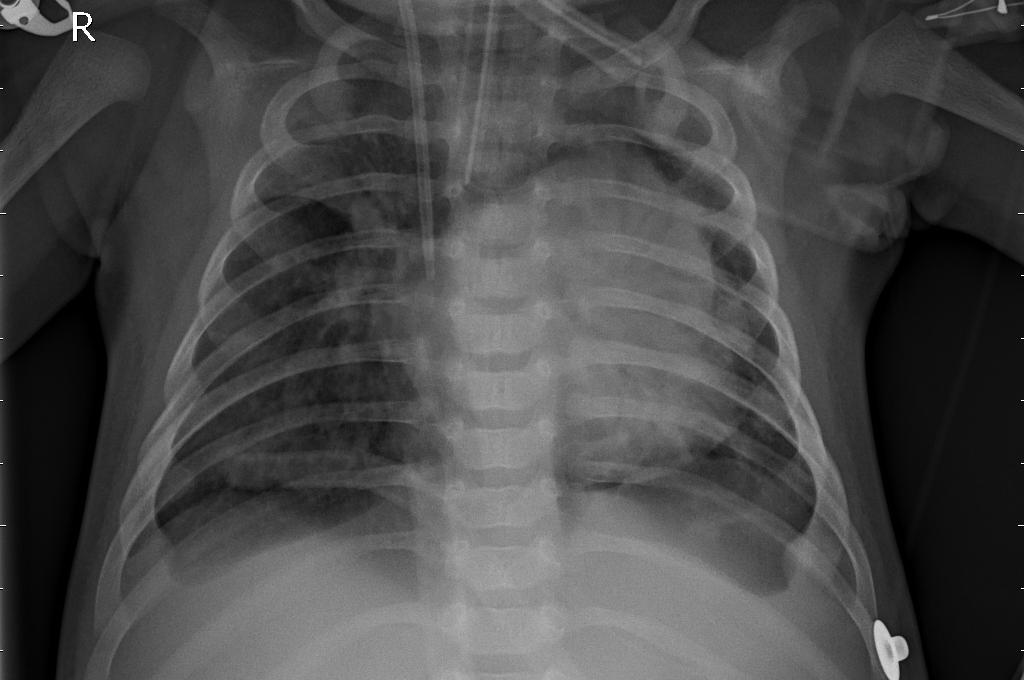
#> input picture x-ray/test/pneumonia/person100_bacteria_477.jpeg, 1024 x 680 px, found by its file name
$ jupyter execute Image_Loading_as_Dataset.ipynb
#> lines starting #> are read from the running program, lines starting #| are printed output that depends on the picture
<Center> <h1>Image Loading As Dataset<h1> </center>

[cell 1]
img_path = 'F:/AI_Incubation/Class-2(15 April 2020)/x-ray/test/pneumonia/person100_bacteria_477.jpeg'#give ur image path

# Convert images to numpy array

[cell 2]
#Load image using pillow
from PIL import Image
img = Image.open(img_path)
#> img is the input picture: PIL image 1024x680 L; min 0, max 255, mean 73
img

[cell 3]
#Summerize image details
print(img.format)
#| JPEG
print(img.mode)
#| L
print(img.size)
#| (1024, 680)
print(type(img))
#| <class 'PIL.JpegImagePlugin.JpegImageFile'>

[cell 4]
#import library
import numpy as np

[cell 5]
#convert image to numpy array which is loaded before
data = np.asarray(img)
data

[cell 6]
#check the type of data
print(type(data))
#| <class 'numpy.ndarray'>
#Check the shape of this array
print(data.shape)
#| (680, 1024)
img2 = Image.fromarray(data)
img2

#  Image Loading as dataset using matplotlib

[cell 7]
#Load libraries of matplotlib
from matplotlib import pyplot     #from matplotlib import image,pyplot

[cell 8]
#load image
data = pyplot.imread(img_path)
data

[cell 9]
#check the type of data
print(type(data))
#| <class 'numpy.ndarray'>
# check the data details
print(data.dtype)
#| uint8
print(data.shape)
#| (680, 1024)

[cell 10]
#summerize shape
print(data.shape)
#| (680, 1024)

[cell 11]
#showing the image
pyplot.imshow(data)
pyplot.show()

# Using Open CV image loading as dataset

[cell 12]
# importing cv2
import cv2

# path
#img_path = 'C:/Users/Mamun/Desktop/Image AI/x-ray/test/pneumonia/person100_bacteria_477.jpeg'

# Using cv2.imread() method
img = cv2.imread(img_path)
#> img: shape (680, 1024, 3); min 0, max 255, mean 73
img

[cell 13]
# Displaying the image
window_name = 'image'
cv2.imshow('window_name',img)
# T0 load and hold the image
cv2.waitKey(0)
# To close the window after the required kill value was provided
cv2.destroyAllWindows()
# Now press '0' to close the image window

# Incase lots of image in different folder convert into dataset

[cell 14]
import os
import cv2

[cell 15]
DATADIR = "F:/AI_Incubation/Class-2(15 April 2020)/x-ray/test"
CATEGORIES = ["Normal", "pneumonia"]

training_data=[]

for category in CATEGORIES:  # "Normal" and "pneumonia"

        path = os.path.join(DATADIR,category)  # join the path of "Normal" and "pneumonia"
        class_num = CATEGORIES.index(category) #get the classification  (0 or a 1). 0=Normal, 1=pneumonia


        for img in os.listdir(path):  # iterate over each image per "Normal" and "pneumonia" image
                img_array = cv2.imread(os.path.join(path,img) ,cv2.IMREAD_GRAYSCALE)  # convert to array
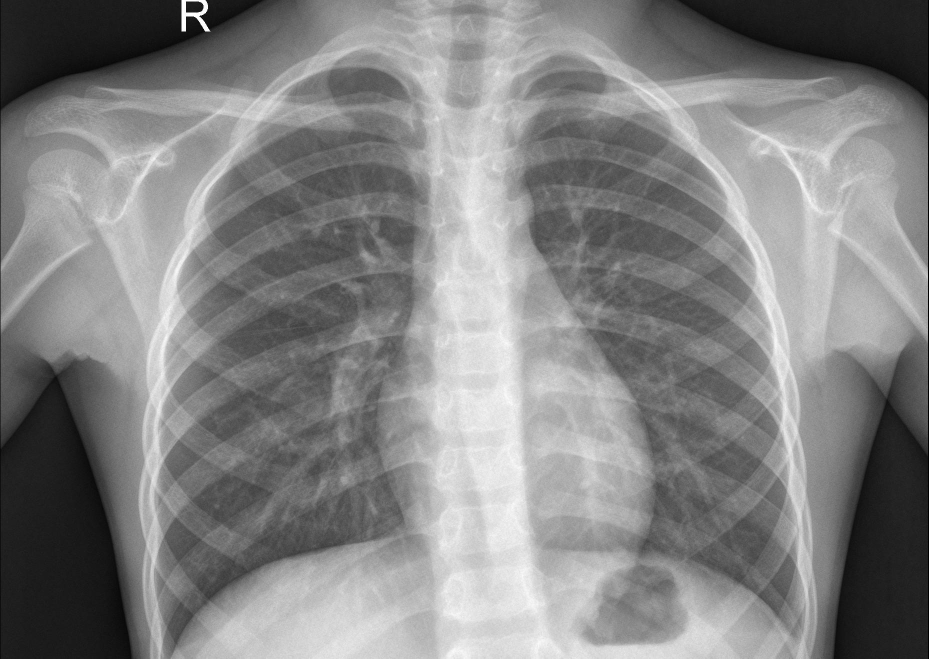
#> input picture x-ray/test/Normal/IM-0001-0001.jpeg, 1857 x 1317 px, found by its file name (shown at 1/2 size)
#> img_array is the input picture: shape (1317, 1857); min 0, max 255, mean 131
                new_array = cv2.resize(img_array, (100, 100))  # resize to normalize data size,here 100px X 100px
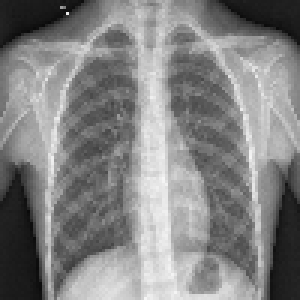
#> new_array: shape (100, 100) (shown 3 times larger); min 10, max 246, mean 130.9
                training_data.append([new_array, class_num])  # add this to our training_data

[cell 16]
from tqdm import tqdm #To show the progress bar of the work with time
for category in CATEGORIES:  # "Normal" and "pneumonia"

        path = os.path.join(DATADIR,category)  # create path to "Normal" and "pneumonia"
        class_num = CATEGORIES.index(category) #get the classification  (0 or a 1). 0=Normal, 1=pneumonia


        for img in tqdm(os.listdir(path)):  # iterate over each image per "Normal" and "pneumonia" image
                img_array = cv2.imread(os.path.join(path,img) ,cv2.IMREAD_GRAYSCALE)  # convert to array
                new_array = cv2.resize(img_array, (100, 100))  # resize to normalize data size
                training_data.append([new_array, class_num])  # add this to our training_data

[cell 17]
#training_data[0]
training_data

[cell 18]
X = []
y = []

for features,label in training_data:
    X.append(features)
    y.append(label)
